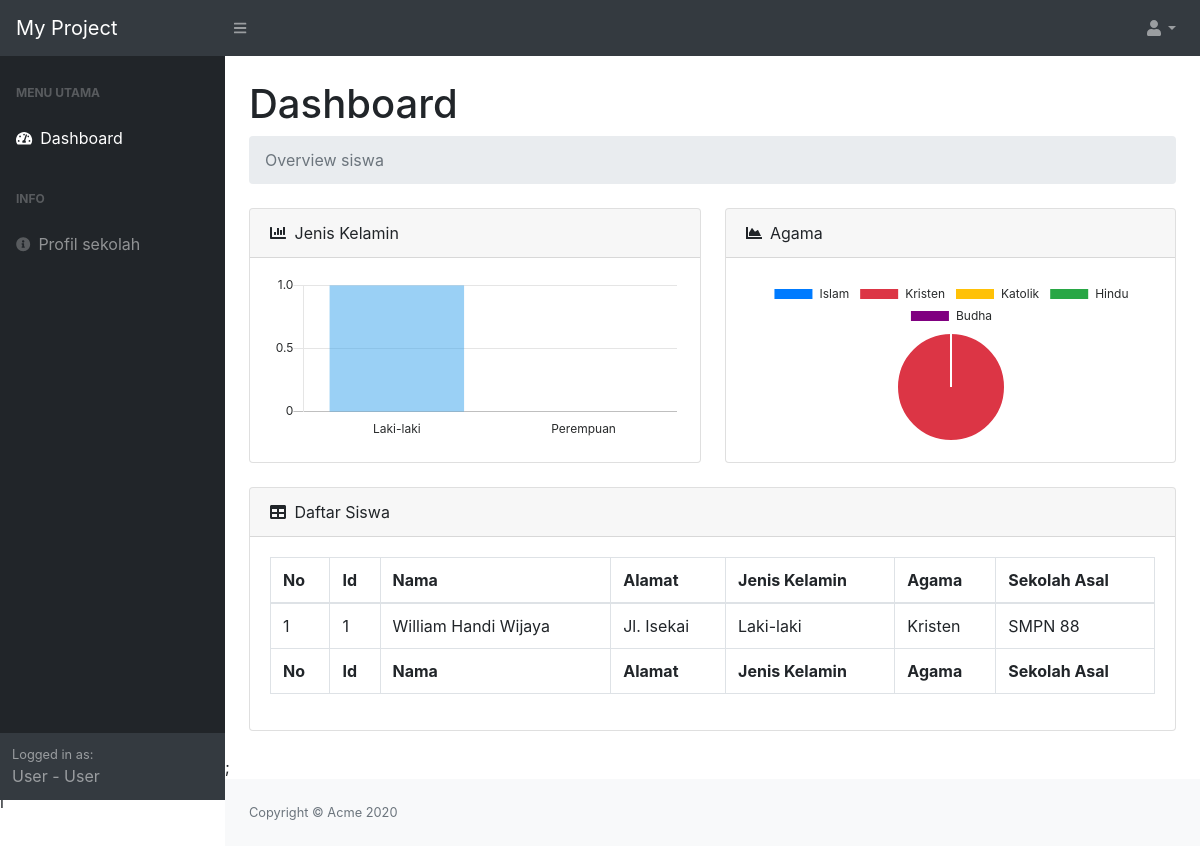
Page /main/dashboard (signed in) on the committed database.
### tables this page shows
CREATE TABLE `calon_siswa` (
  `id` int(100) UNSIGNED NOT NULL,
  `nama` varchar(64) NOT NULL,
  `alamat` varchar(255) NOT NULL,
  `jenis_kelamin` varchar(10) NOT NULL,
  `agama` varchar(10) NOT NULL,
  `sekolah_asal` varchar(64) NOT NULL
);

### index.php (called while the page is built, shortened)
<?php
$uri = trim($_SERVER['REQUEST_URI'], '/');
$router = Router::load('routes.php');
require $router->direct($uri);

### main/views/index.view.php (the view, shortened to what this page needs)
<?php
require_once "database/connection.php";
require "main/views/partials/head.php";
?>
<main>
    <div class="container-fluid">
        <h1 class="mt-4">Dashboard</h1>
        <ol class="breadcrumb mb-4">
            <li class="breadcrumb-item active">Overview siswa</li>
        </ol>
        <div class="row">
            <div class="col-xl-6">
                <div class="card mb-4">
                    <div class="card-header">
                        <i class="fas fa-chart-bar mr-1"></i>
                        Jenis Kelamin
                    </div>
                    <div class="card-body"><canvas id="myBarChart" width="100%" height="40"></canvas></div>
                </div>
            </div>
            <div class="col-xl-6">
                <div class="card mb-4">
                    <div class="card-header">
                        <i class="fas fa-chart-area mr-1"></i>
                        Agama
                    </div>
                    <div class="card-body"><canvas id="myPieChart" width="100%" height="40"></canvas></div>
                </div>
            </div>
        </div>
        <div class="card mb-4">
            <div class="card-header">
                <i class="fas fa-table mr-1"></i>
                Daftar Siswa
            </div>
            <div class="card-body">
                <div class="table-responsive">
                    <table class="table table-bordered" id="dataTable" width="100%" cellspacing="0">
                        <thead>
                            <tr>
                                <th>No</th>
                                <th>Id</th>
                                <th>Nama</th>
                                <th>Alamat</th>
                                <th>Jenis Kelamin</th>
                                <th>Agama</th>
                                <th>Sekolah Asal</th>
                            </tr>
                        </thead>
                        <tfoot>
                            <tr>
                                <th>No</th>
                                <th>Id</th>
                                <th>Nama</th>
                                <th>Alamat</th>
                                <th>Jenis Kelamin</th>
                                <th>Agama</th>
                                <th>Sekolah Asal</th>
                            </tr>
                        </tfoot>
                        <tbody>
                            <?php
                            $query = "SELECT * FROM calon_siswa";
                            $stmt = $mysqli->query($query);
                            $counter = 1;
                            while ($siswa = $stmt->fetch_array()) {
                                echo "<tr>";
                                echo "<td>" . $counter++ . "</td>";
                                echo "<td>" . $siswa['id'] . "</td>";
                                echo "<td>" . $siswa['nama'] . "</td>";
                                echo "<td>" . $siswa['alamat'] . "</td>";
                                echo "<td>" . $siswa['jenis_kelamin'] . "</td>";
                                echo "<td>" . $siswa['agama'] . "</td>";
                                echo "<td>" . $siswa['sekolah_asal'] . "</td>";
                                echo "</tr>";
                            }
                            ?>
                        </tbody>
                    </table>
                </div>
            </div>
        </div>
    </div>
</main>
<?php require "main/assets/index.asset.php" ?>;
<?php require "main/views/partials/footer.php" ?>l

### rows in the picture
calon_siswa: id "1", nama "William Handi Wijaya", alamat "Jl. Isekai", jenis_kelamin "Laki-laki", agama "Kristen", sekolah_asal "SMPN 88"

### other values in the picture
$_SESSION['role'] "User"
$_SESSION['username'] "User"
chart data {{ mysqli_num_rows($jumlah_perempuan) }} 0
chart data {{ mysqli_num_rows($jumlah_data) }} 1
chart data {{ mysqli_num_rows($jumlah_islam) }} 0
